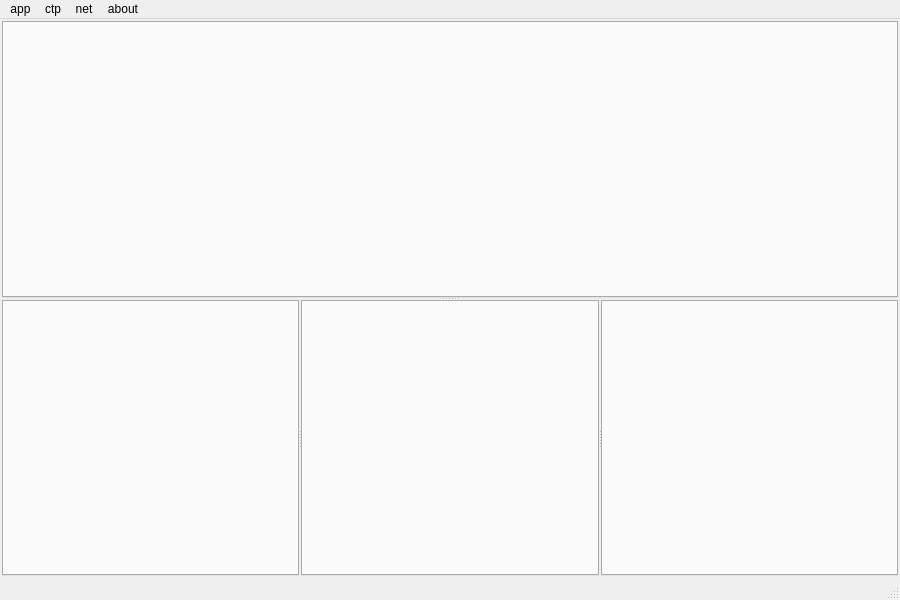
<?xml version="1.0" encoding="UTF-8"?>
<ui version="4.0">
 <class>MainWindow</class>
 <widget class="QMainWindow" name="MainWindow">
  <property name="geometry">
   <rect>
    <x>0</x>
    <y>0</y>
    <width>900</width>
    <height>600</height>
   </rect>
  </property>
  <property name="windowTitle">
   <string>MainWindow</string>
  </property>
  <widget class="QWidget" name="centralWidget">
   <layout class="QVBoxLayout" name="verticalLayout">
    <property name="spacing">
     <number>2</number>
    </property>
    <property name="leftMargin">
     <number>2</number>
    </property>
    <property name="topMargin">
     <number>2</number>
    </property>
    <property name="rightMargin">
     <number>2</number>
    </property>
    <property name="bottomMargin">
     <number>2</number>
    </property>
    <item>
     <widget class="QSplitter" name="splitterTop">
      <property name="orientation">
       <enum>Qt::Vertical</enum>
      </property>
      <property name="handleWidth">
       <number>2</number>
      </property>
      <widget class="QTabWidget" name="tabWidgetMarket">
       <property name="currentIndex">
        <number>-1</number>
       </property>
      </widget>
      <widget class="QSplitter" name="splitterBottom">
       <property name="orientation">
        <enum>Qt::Horizontal</enum>
       </property>
       <property name="handleWidth">
        <number>2</number>
       </property>
       <widget class="QTabWidget" name="tabWidgetLog">
        <property name="currentIndex">
         <number>-1</number>
        </property>
       </widget>
       <widget class="QTabWidget" name="tabWidgetPosition">
        <property name="currentIndex">
         <number>-1</number>
        </property>
       </widget>
       <widget class="QTabWidget" name="tabWidgetOrder">
        <property name="currentIndex">
         <number>-1</number>
        </property>
       </widget>
      </widget>
     </widget>
    </item>
   </layout>
  </widget>
  <widget class="QMenuBar" name="menuBar">
   <property name="geometry">
    <rect>
     <x>0</x>
     <y>0</y>
     <width>900</width>
     <height>23</height>
    </rect>
   </property>
   <widget class="QMenu" name="menuCtp">
    <property name="title">
     <string>ctp</string>
    </property>
    <addaction name="separator"/>
    <addaction name="actionCtpStart"/>
    <addaction name="actionCtpStop"/>
    <addaction name="separator"/>
    <addaction name="actionCtpConfig"/>
   </widget>
   <widget class="QMenu" name="menuAbout">
    <property name="title">
     <string>about</string>
    </property>
    <widget class="QMenu" name="menu_NO_MONEY">
     <property name="title">
      <string>!!!NO MONEY!!!</string>
     </property>
     <addaction name="actionCrashInvalidParamCrash"/>
     <addaction name="actionCrashPureCallCrash"/>
     <addaction name="actionCrashDerefZeroCrash"/>
     <addaction name="actionCrashQFatal"/>
     <addaction name="actionCrashdebugbreak"/>
     <addaction name="actionCrashDebugBreak"/>
     <addaction name="actionCrashExit"/>
     <addaction name="actionCrashExitProcess"/>
     <addaction name="actionCrashTerminateProcess"/>
    </widget>
    <addaction name="actionWebsite"/>
    <addaction name="actionFeedback"/>
    <addaction name="separator"/>
    <addaction name="actionAppVersion"/>
    <addaction name="actionCtpVersion"/>
    <addaction name="separator"/>
    <addaction name="menu_NO_MONEY"/>
   </widget>
   <widget class="QMenu" name="menuNet">
    <property name="title">
     <string>net</string>
    </property>
    <addaction name="actionNetStart"/>
    <addaction name="actionNetStop"/>
   </widget>
   <widget class="QMenu" name="menuApp">
    <property name="title">
     <string>app</string>
    </property>
    <addaction name="separator"/>
    <addaction name="actionAppQuit"/>
   </widget>
   <addaction name="menuApp"/>
   <addaction name="menuCtp"/>
   <addaction name="menuNet"/>
   <addaction name="menuAbout"/>
  </widget>
  <widget class="QStatusBar" name="statusBar"/>
  <action name="actionAppQuit">
   <property name="text">
    <string>appQuit</string>
   </property>
  </action>
  <action name="actionAppVersion">
   <property name="text">
    <string>appVersion</string>
   </property>
  </action>
  <action name="actionCrashPureCallCrash">
   <property name="text">
    <string>Crash_PureCallCrash</string>
   </property>
  </action>
  <action name="actionCrashInvalidParamCrash">
   <property name="text">
    <string>Crash_InvalidParamCrash</string>
   </property>
  </action>
  <action name="actionCrashDerefZeroCrash">
   <property name="text">
    <string>Crash_DerefZeroCrash</string>
   </property>
  </action>
  <action name="actionCrashQFatal">
   <property name="text">
    <string>Crash_qFatal</string>
   </property>
  </action>
  <action name="actionCrashdebugbreak">
   <property name="text">
    <string>Crash_debugbreak</string>
   </property>
  </action>
  <action name="actionCrashDebugBreak">
   <property name="text">
    <string>Crash_DebugBreak</string>
   </property>
  </action>
  <action name="actionCrashExit">
   <property name="text">
    <string>Crash_exit</string>
   </property>
  </action>
  <action name="actionCrashExitProcess">
   <property name="text">
    <string>Crash_ExitProcess</string>
   </property>
  </action>
  <action name="actionCrashTerminateProcess">
   <property name="text">
    <string>Crash_TerminateProcess</string>
   </property>
  </action>
  <action name="actionCtpConfig">
   <property name="text">
    <string>ctpConfig</string>
   </property>
  </action>
  <action name="actionCtpStart">
   <property name="text">
    <string>ctpStart</string>
   </property>
  </action>
  <action name="actionCtpStop">
   <property name="text">
    <string>ctpStop</string>
   </property>
  </action>
  <action name="actionNetStart">
   <property name="text">
    <string>netStart</string>
   </property>
  </action>
  <action name="actionNetStop">
   <property name="text">
    <string>netStop</string>
   </property>
  </action>
  <action name="actionCtpVersion">
   <property name="text">
    <string>ctpVersion</string>
   </property>
  </action>
  <action name="actionWebsite">
   <property name="text">
    <string>website</string>
   </property>
  </action>
  <action name="actionFeedback">
   <property name="text">
    <string>feedback</string>
   </property>
  </action>
 </widget>
 <layoutdefault spacing="6" margin="11"/>
 <resources/>
 <connections/>
</ui>
